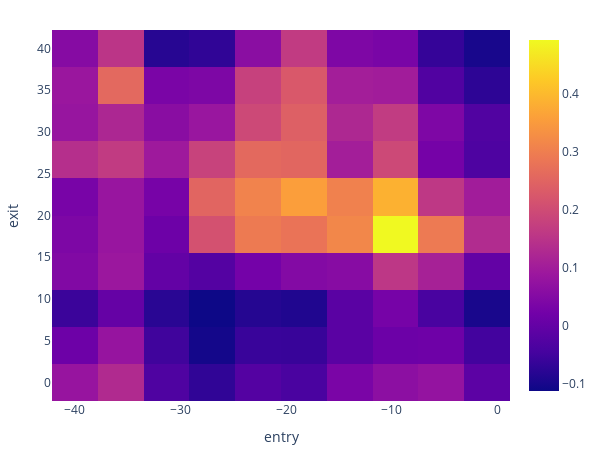

Notebook source saved alongside this figure:
### Code cell
# df = df[df.index.year]
num = 10
entry_points = np.linspace(-40,-1, num=num)
exit_points = np.linspace(0,40, num=num)
returns_mtx = pd.DataFrame(columns=entry_points, index=exit_points)
for entry in entry_points:
  for exit in exit_points:
    df['buy'] = df.delta_nice > entry
    df['sell'] = df.delta_nice < exit
    portfolio = vbt.Portfolio.from_signals(df.XLE, df.buy, df.sell, freq='D')
    returns_mtx[entry][exit] = portfolio.total_return()
returns_mtx.vbt.heatmap(
        xaxis_title = "entry",
        yaxis_title="exit").show()

### Figure 1 — Plotly figure (JSON) as saved in the notebook; plotly's stock layout.template omitted (floating-point values rounded to 4 significant figures)
{"data": [{"colorscale": [[0, "#0d0887"], [0.1111, "#46039f"], [0.2222, "#7201a8"], [0.3333, "#9c179e"], [0.4444, "#bd3786"], [0.5556, "#d8576b"], [0.6667, "#ed7953"], [0.7778, "#fb9f3a"], [0.8889, "#fdca26"], [1, "#f0f921"]], "hoverongaps": false, "type": "heatmap", "uid": "9abac99d-bb51-4feb-8f7c-88475be409fa", "x": [-40, -35.67, -31.33, -27, -22.67, -18.33, -14, -9.667, -5.333, -1], "y": [0, 4.444, 8.889, 13.33, 17.78, 22.22, 26.67, 31.11, 35.56, 40], "z": [[0.08219, 0.1306, -0.03028, -0.07071, -0.02396, -0.03878, 0.03579, 0.06454, 0.07683, -0.0109], [0.01455, 0.07984, -0.05183, -0.104, -0.05957, -0.06118, -0.01447, 0.01418, 0.01589, -0.04826], [-0.05793, 0.002705, -0.07896, -0.1119, -0.08405, -0.08918, -0.01363, 0.02898, -0.03953, -0.0983], [0.04664, 0.08855, -0.000108, -0.02307, 0.02509, 0.05061, 0.05698, 0.1563, 0.111, -0.0003346], [0.04018, 0.08314, 0.01546, 0.2121, 0.2931, 0.2807, 0.316, 0.4934, 0.2929, 0.1332], [0.03152, 0.08292, 0.03005, 0.2521, 0.3085, 0.3567, 0.3061, 0.3876, 0.1587, 0.101], [0.1408, 0.1659, 0.09442, 0.1822, 0.2608, 0.2542, 0.1051, 0.195, 0.02713, -0.03306], [0.08238, 0.1227, 0.06021, 0.08575, 0.1939, 0.2419, 0.125, 0.1682, 0.04216, -0.0282], [0.08697, 0.259, 0.0356, 0.03966, 0.1783, 0.2272, 0.1042, 0.09994, -0.02743, -0.07394], [0.05393, 0.1534, -0.08082, -0.07099, 0.06102, 0.1664, 0.04145, 0.03411, -0.06417, -0.09875]]}], "layout": {"height": 455, "legend": {"orientation": "h", "traceorder": "normal", "x": 1, "xanchor": "right", "y": 1.02, "yanchor": "bottom"}, "margin": {"b": 30, "l": 30, "r": 30, "t": 30}, "width": 605, "xaxis": {"title": {"text": "entry"}}, "yaxis": {"title": {"text": "exit"}}}}
